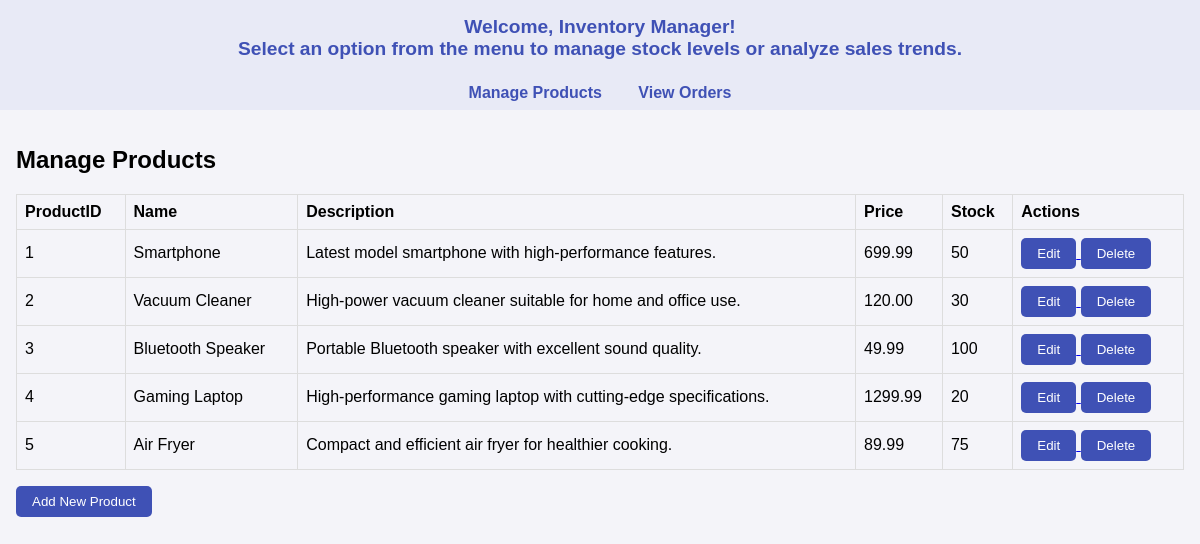
The page /views/inventory.php on the database its author committed.
### tables this page shows
CREATE TABLE `products` (
  `prodID` int(10) NOT NULL,
  `prodName` varchar(255) NOT NULL,
  `prodDescription` text DEFAULT NULL,
  `price` double(15,2) DEFAULT 0.00,
  `stockQuantity` int(10) NOT NULL DEFAULT 0
);

### actions/get_products.php (called while the page is built, shortened)
<?php
function get_all_products(){
    $query = "SELECT * FROM products";
    $result = mysqli_query($GLOBALS['conn'], $query);
    if(mysqli_num_rows($result)>0){
        $productlist = mysqli_fetch_all($result, MYSQLI_ASSOC);
        return $productlist;
    } else{
        return false;
    }
}
?>

### views/inventory.php (the view, shortened to what this page needs)
<?php
  include "../actions/get_products.php";
  $var_products = get_all_products();
?>
<!DOCTYPE html>
<html lang="en">
<head>
</head>
<body>
  <div class="welcome-message">
    Welcome, Inventory Manager! <br>
    Select an option from the menu to manage stock levels or analyze sales trends.
  </div>
  <nav>
    <a href="#" onclick="showTab('manageProducts')">Manage Products</a>
    <a href="#" onclick="showTab('viewOrders')">View Orders</a>
  </nav>
  <div class="container">
    <div id="manageProducts" class="tab active">
      <h2>Manage Products</h2>
      <table>
        <thead>
          <tr>
            <th>ProductID</th>
            <th>Name</th>
            <th>Description</th>
            <th>Price</th>
            <th>Stock</th>
            <th>Actions</th>
          </tr>
        </thead>
        <tbody>
          <?php foreach ($var_products as $var_row): ?>
            <tr>
              <td> <?php echo $var_row['prodID']?></td>
              <td> <?php echo $var_row['prodName'] ?></td>
              <td> <?php echo $var_row['prodDescription'] ?></td>
              <td> <?php echo $var_row['price'] ?></td>
              <td> <?php echo $var_row['stockQuantity'] ?></td>
              <td>
                  <a href="#">
                  <button href="edit_chore_view.php">Edit</button>
                  </a>
                  <a href="#">
                  <button href="../actions/delete_chore_action.php">Delete</button>
                  </a>
              </td>
            </tr>
          <?php endforeach; ?>
        </tbody>
      </table>
      <button>Add New Product</button>
    </div>
  </div>
</body>
</html>

### views/inventory.php (style rules this page uses)
body { font-family: Arial, sans-serif; background-color: #f4f4f9; margin: 0; padding: 0; }
.welcome-message { background-color: #e8eaf6; padding: 1rem; text-align: center; font-size: 1.2rem; color: #3f51b5; font-weight: bold; }
nav { background: #e8eaf6; padding: 0.5rem; text-align: center; }
nav a { margin: 0 1rem; text-decoration: none; color: #3f51b5; font-weight: bold; }
.container { padding: 1rem; }
table { width: 100%; border-collapse: collapse; margin: 1rem 0; }
table th, table td { padding: 0.5rem; text-align: left; border: 1px solid #ddd; }
button { padding: 0.5rem 1rem; background-color: #3f51b5; color: white; border: none; border-radius: 5px; cursor: pointer; }
.tab { display: none; }
.tab.active { display: block; }

### rows shown on the page
products: prodID "1", prodName "Smartphone", prodDescription "Latest model smartphone with high-performance features.", price "699.99", stockQuantity "50"
products: prodID "2", prodName "Vacuum Cleaner", prodDescription "High-power vacuum cleaner suitable for home and office use.", price "120.00", stockQuantity "30"
products: prodID "3", prodName "Bluetooth Speaker", prodDescription "Portable Bluetooth speaker with excellent sound quality.", price "49.99", stockQuantity "100"
products: prodID "4", prodName "Gaming Laptop", prodDescription "High-performance gaming laptop with cutting-edge specifications.", price "1299.99", stockQuantity "20"
products: prodID "5", prodName "Air Fryer", prodDescription "Compact and efficient air fryer for healthier cooking.", price "89.99", stockQuantity "75"
